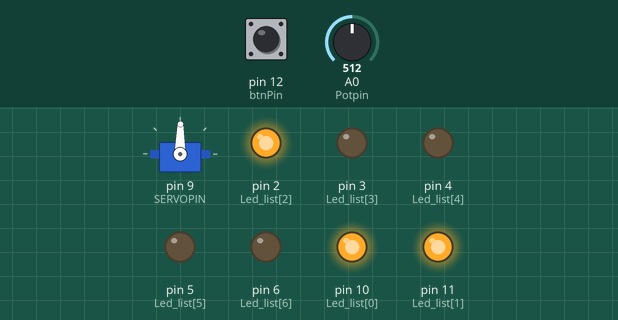
Recording of a sketch running on a simulated Arduino Uno, built with avr-gcc and run on an emulated ATmega328P. Parts: servo, output pins drawn as LEDs (lit = HIGH). The inputs (shaded band) are chosen by the test bench; at power-on: A0 (Potpin) = 512, pin 12 (btnPin) HIGH.

Above: at 1.2 s.
1.3 s: A0 (Potpin) set to 577
At 2.4 s:
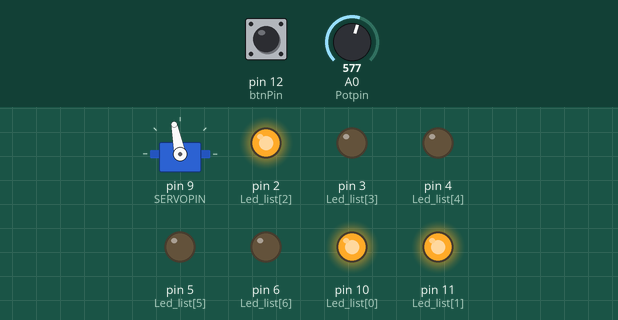
2.8 s: A0 (Potpin) set to 597
At 3.6 s:
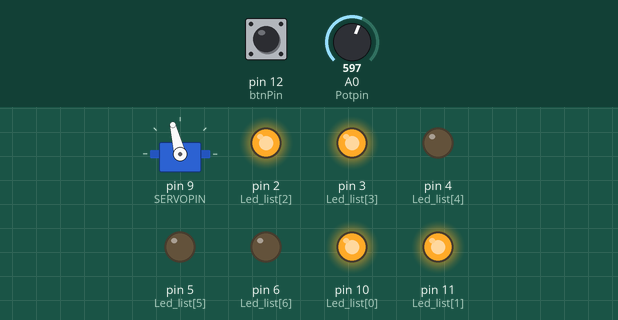
4.3 s: A0 (Potpin) set to 511
At 5.3 s:
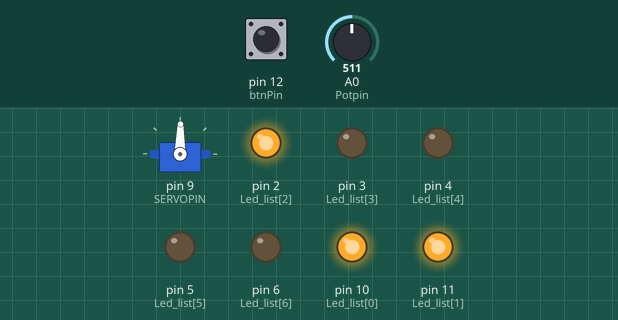
5.8 s: A0 (Potpin) set to 456
At 6.2 s:
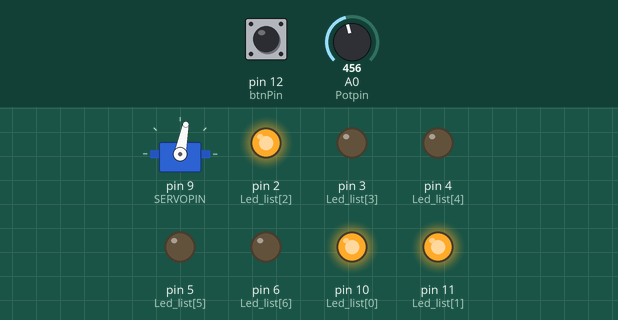
7.3 s: A0 (Potpin) set to 422
At 8.7 s:
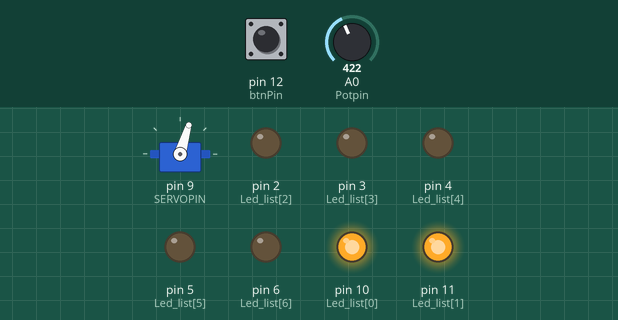
Timing chart, 0 to 10.3 s (numbered marks = the images above; inputs shaded):
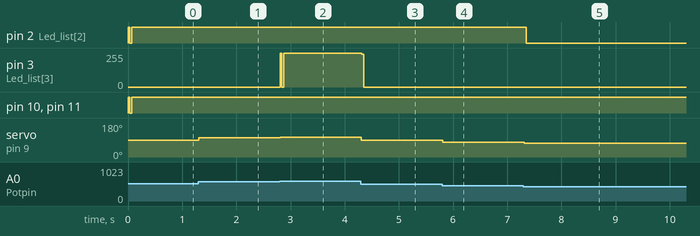

The sketch:

Intro_to_Servos.ino
```cpp
/* Gun Project
*  Turn the potentiometer to turn the servo motor ('gun').
*  Press the button hard
*  Arduino measures distance w/ ultrasonic range finder & calculates how long a 'bullet' will take to hit nearest
*  object from gun.
*  Special thanks 2 educ8s.tv for the debounce video! */

#include <Servo.h>

// the Orange pin is connected to digital pin 9
int SERVOPIN = 9;

int Potpin = A0;

int btnPin = 12;

const int Led_list[7] = {10, 11, 2, 3, 4, 5, 6};
// create servo object to control our servo
// a maximum of eight servo objects can be created
Servo MYSERVO;

int echoPin = 7;
int trigPin = 8;

const int Interval[3] = {3, 2, 1};

boolean buttonState = HIGH;
void setup()
{
    Serial.begin(9600); //monitor control
    MYSERVO.attach(SERVOPIN);// attaches the servo on pin 9 to the servo object
    //all LEDS set to OUTPUT
    for(int k = 0; k < 7; k++)
    {
        pinMode(Led_list[k], OUTPUT);
        digitalWrite(Led_list[k], LOW); //all LEDS off at first
    }
    pinMode(btnPin, INPUT_PULLUP);
    pinMode(echoPin, INPUT);
    pinMode(trigPin, OUTPUT);

}

void loop()
{
    int analogValue, pushed, LEDSLIGHT;
    if(debounceButton(buttonState) == LOW && buttonState == HIGH) //aka if btn is pushed
    {
        int pulseLenMS, LED_delay, countdown_time;
        float seconds, milliseconds, distance_ft;
        //find distance in cm.
        digitalWrite(trigPin, LOW);
        delayMicroseconds(20);
        digitalWrite(trigPin, HIGH);
        delayMicroseconds(100);
        digitalWrite(trigPin, LOW);

        pulseLenMS = pulseIn(echoPin, HIGH);

        distance_ft = pulseLenMS/29.387/2; //raw measurement in cm.--in this program cm=ft
        seconds = distance_ft/10; //converting ft. to seconds
        milliseconds = seconds*1000; //converting secs. to millisecs.
        Serial.print("Distance: ");
        Serial.print(distance_ft);
        Serial.println(" cm.");
        Serial.print("Time to hit: "); //print time
        Serial.print(seconds);
        Serial.println(" seconds.");
        delay(milliseconds);
        Serial.println("TARGET HIT!");
    }
    else //aka if btn is not pushed
    {
        int potValue, position;
        potValue = analogRead(Potpin);
        position = map(potValue, 0, 1022, 0, 179);
        MYSERVO.write(position);
        LEDSLIGHT = map(position, 0, 179, 0, 7); //sort of like a bar graph with LEDS
        //turn all the lights off
        for(int k = 0; k < 7; k++)
        {
        digitalWrite(Led_list[k], LOW); //all LEDS off at first
        }
        //turn the LEDSLIGHT leds on
        for(int y = 0; y < LEDSLIGHT; y++)
        {
            int loopLed;
            loopLed = Led_list[y];
            digitalWrite(loopLed, HIGH);
        }
        delay(15);
    }
}
//see if the button was pressed more than once or if it was just a debounce
boolean debounceButton(boolean state)
{
    boolean stateNow = digitalRead(btnPin);
    if(state != stateNow)
    {
        delay(200);
        stateNow = digitalRead(btnPin);
    }
    return stateNow;
}
```

Measured:
- the behaviour switches between 588 and 589 on A0 (Potpin) (found by bisection; images 1 and 2)
- the behaviour switches between 440 and 439 on A0 (Potpin) (found by bisection; images 4 and 5)
- after the input at 1.3 s, servo on pin 9 (SERVOPIN): 89° → 101° at once
- after the input at 2.8 s, pin 3 (Led_list[3]): 0/255 → 255/255 at once; servo on pin 9 (SERVOPIN): 101° → 104° at once
- after the input at 4.3 s, pin 3 (Led_list[3]): 255/255 → 0/255 at once; servo on pin 9 (SERVOPIN): 104° → 89° at once
- after the input at 5.8 s, servo on pin 9 (SERVOPIN): 89° → 79° at once
- after the input at 7.3 s, pin 2 (Led_list[2]): HIGH → LOW after 0.05 s; servo on pin 9 (SERVOPIN): 79° → 73° at once
